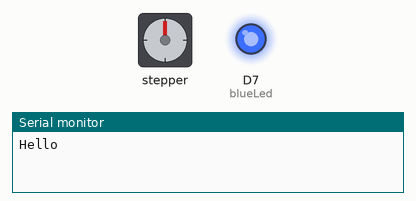
This sketch was run on a simulated Particle Photon. Shown: stepper motor, output pins drawn as LEDs (lit = HIGH), the last lines printed to the serial monitor. Wiring (inferred from the names in the program): stepper motor driver (200 steps per turn assumed): step A2; direction A3. Pins used as bus, display or sensor lines are not drawn.

Above: at 0.15 s.
At 2.85 s:
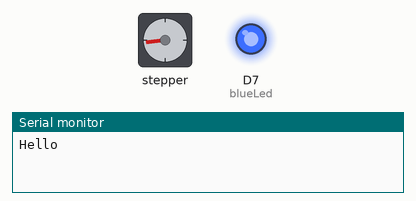
At 5.55 s:
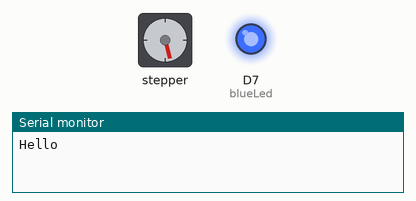
At 10.9 s:
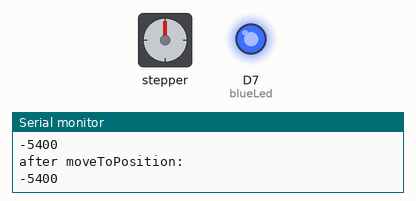
Timing chart, 0 to 12.4 s (numbered marks = the images above):
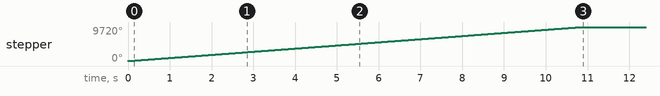

The sketch:

testing.ino
```cpp
// Stepper testing

int step = A2;
int direction = A3;
int blueLed = D7;
int position = 0;
bool go = true;

void setup() {
  pinMode(step, OUTPUT);
  pinMode(direction, OUTPUT);
  pinMode(blueLed, OUTPUT);
  digitalWrite(direction, HIGH);
  Particle.variable("position", position);
  Serial.begin(9600);
  Serial.println("Hello");
}

void loop() {
  digitalWrite(blueLed, HIGH);
  if (go) {
    moveToPosition(-5400);
    delay(2000);
    go = false;
    Serial.println("from loop");
  }
}

// move stepper n steps in dir direction
// dir = HIGH is CCW when looking down shaft towards motor
void move(int n, int dir) {
    digitalWrite(direction, dir);
    for(int i = 0; i < n; i++) {
      digitalWrite(step, HIGH);
      delay(1);
      digitalWrite(step, LOW);
      delay(1);
    }
    if (dir == HIGH) {
      position -= n;
    } else {
      position += n;
    }
    Serial.println(position);
    Particle.publish("davidws:testing", String(position), 60, PRIVATE);
}

void moveToPosition(int p) {
    int dir = HIGH;
    int delta = position - p;
    int pol = abs(delta) / delta;
    if (pol < 0) {
      dir= LOW;
    }
    move(abs(delta), dir);
    Serial.println("after moveToPosition:");
    Serial.println(position);
}

void blink(int n) {
    for (int c = 0; c < n; c++) {
      digitalWrite(blueLed, HIGH);
      delay(100);
      digitalWrite(blueLed, LOW);
      delay(70);
    }
}

void publish(String s) {
  Particle.publish("davidws:testing", s, 60, PRIVATE);
}
```

Measured:
- by itself, stepper: turns 9720° clockwise in 10.8 s
